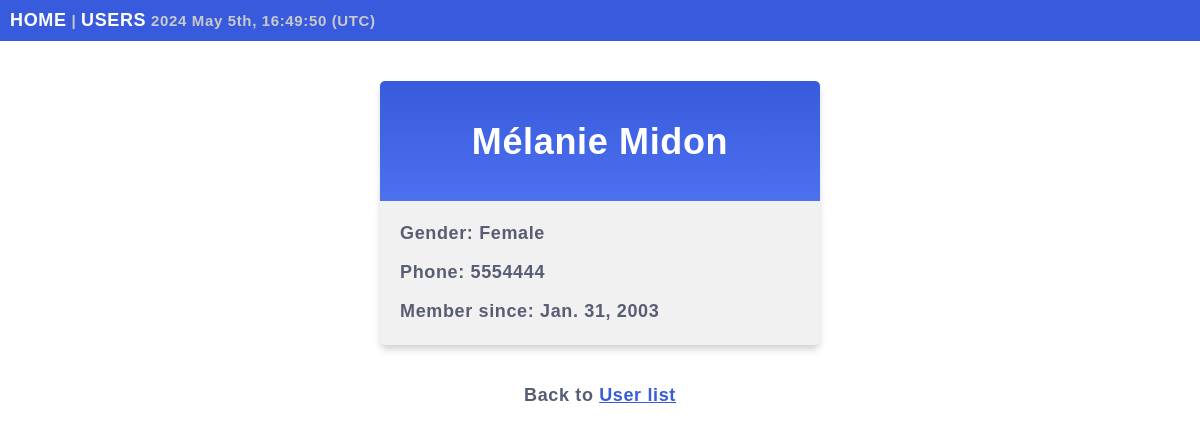
The page /users/details/3 on the database its author committed.
### users/models.py (models this page shows, shortened)
class User(models.Model):
	firstname = models.CharField(max_length=100)
	lastname = models.CharField(max_length=100)
	phone = models.IntegerField(null=True)
	join_date = models.DateField(null=True)
	male = models.BooleanField(null=True)

### users/views.py (the view)
# urls.py: path('users/details/<int:id>', views.details, name='details'),
def details(request, id):
	user = User.objects.get(id=id)
	template = loader.get_template('details.html')
	context = {
		'user': user
	}
	return HttpResponse(template.render(context, request))

### users/templates/details.html (shortened to what this page needs)
{% extends "master.html" %}
{% block content %}
<div class="usercard">
	<h1>{{ user.firstname }} {{ user.lastname }}</h1>
	<p>Gender:
	{% if user.male == True %}
	Male
	{% elif user.male == False %}
	Female
	{% else %}
	Other/Unknown
	{% endif %}</p>
	<p>Phone: {{ user.phone }}</p>
	<p>Member since: {{ user.join_date }}</p>
</div>
<p class="back">Back to <a href="/users">User list</a></p>
{% endblock %}

### users/static/master.css (style rules this page uses)
body { margin: 0; font: 600 18px 'Verdana', sans-serif; letter-spacing: 0.64px; color: #585d74; }
.back { text-align: center; }
a:link, a:visited { color: #375bdc; }
.usercard { background-color: #f1f1f1; background-image: linear-gradient(to bottom, #375bdc, #4d70ef); background-size: 100% 120px; background-repeat: no-repeat; margin: 40px auto; width: 400px; border-radius: 5px; box-shadow: 0 5px 7px -1px rgba(51, 51, 51, 0.23); padding: 20px 20px 5px; }
.usercard h1 { text-align: center; color: #ffffff; margin: 20px 0 60px 0; }

### rows shown on the page
User: firstname "Mélanie", lastname "Midon", phone "5554444", join_date "Jan. 31, 2003"
